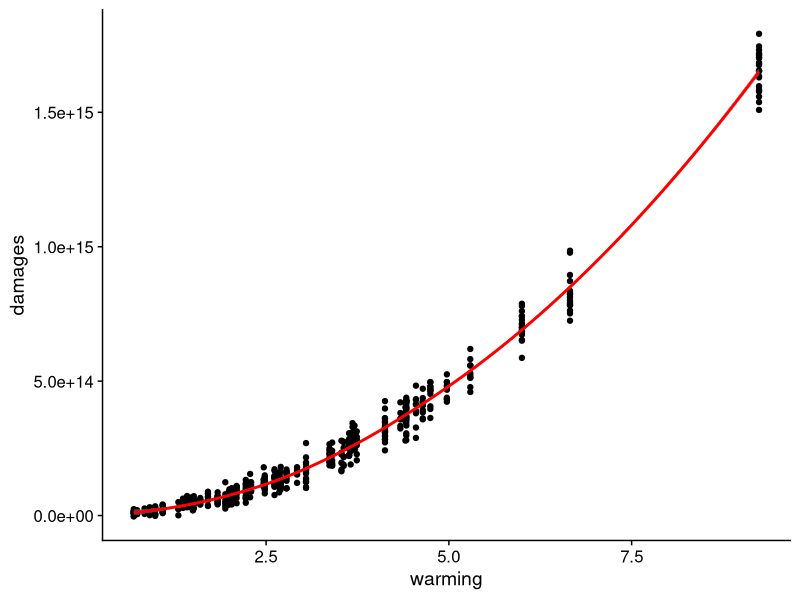
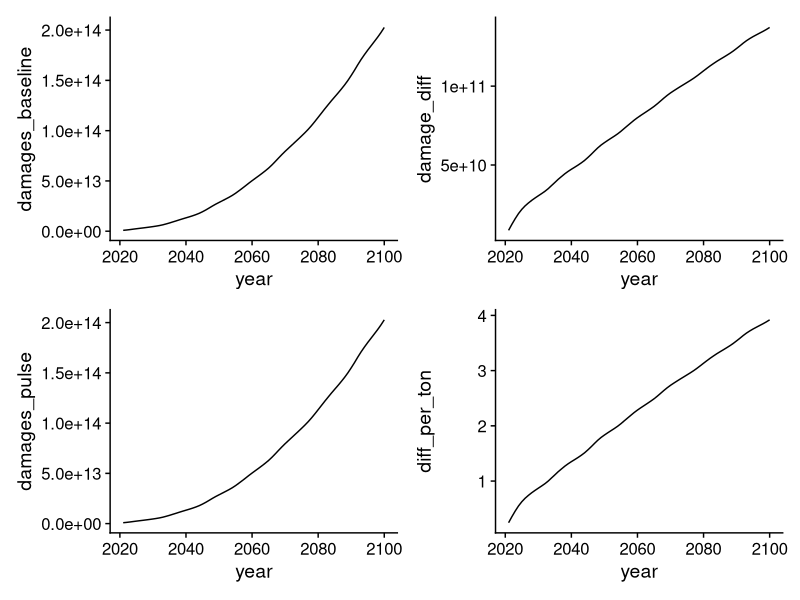
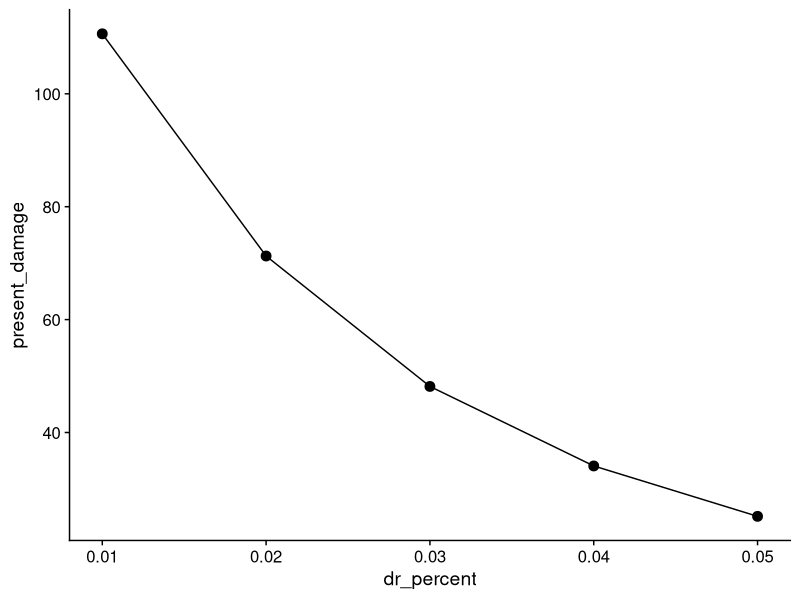
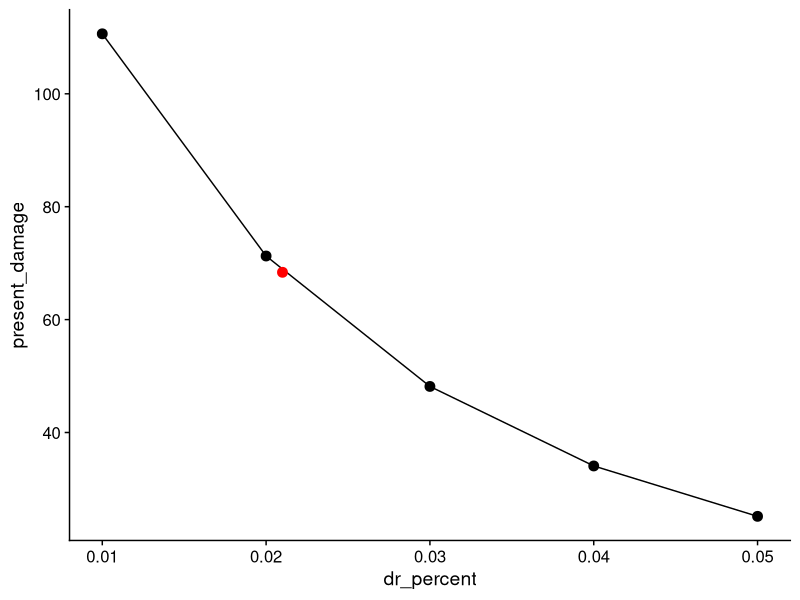

These figures' R source, in order:
## ---- chunk 1
knitr::opts_chunk$set(echo = TRUE)
library(here)
library(tidyverse)
library(dplyr)
library(cowplot)
library(patchwork)
## ---- chunk 2
#read in the data

dmg <- read.csv(here("data/damages.csv")) %>%
  mutate(warm2 = warming^2) # adding collumn for squared data for quadratic regression

wrm <- read.csv(here("data/warming.csv"))
## ---- chunk 3
data_plot <- ggplot(data = dmg, aes(x = warming, y = damages)) +
  geom_point() +
  theme_cowplot()

#simple linear model for comparison
dmg_lm <- lm(damages ~ warming, data = dmg)

#dam_lm_quadratic
dmg_lmq <- lm(damages ~ warming + warm2, data=dmg)
dmg_lmq[["coefficients"]][["(Intercept)"]] <- 0


# Compare variance accounted for by each model
summary(dmg_lm)
summary(dmg_lmq)

#plotting the data with dmg_lmq function

data_plot +
  geom_smooth(data = dmg_lmq, aes(x = warming, y = damages), color = "red")

wrm_ceof <- dmg_lmq[["coefficients"]][["warming"]]
wrm2_coef <- dmg_lmq[["coefficients"]][["warm2"]]

## ---- chunk 4
# adding in data
wrm_2 <- wrm %>% 
  mutate(damages_baseline = wrm2_coef*warming_baseline^2 + wrm_ceof*warming_baseline) %>% 
  mutate(damages_pulse = wrm2_coef*warming_pulse^2 + wrm_ceof*warming_pulse) %>% 
  mutate(damage_diff = damages_pulse-damages_baseline) %>% 
  mutate(diff_per_ton = damage_diff/35000000000)

# plotting

# baseline damages
baseline <- ggplot(data = wrm_2, aes(x=year, y=damages_baseline)) +
  geom_line() +
  theme_cowplot()

# damages pulse
pulse <- ggplot(data = wrm_2, aes(x=year, y=damages_pulse)) +
  geom_line() +
  theme_cowplot()

# difference in damages
difference <- ggplot(data = wrm_2, aes(x=year, y=damage_diff)) +
  geom_line() +
  theme_cowplot()

# differenc in damge per tone of CO2
per_ton <- ggplot(data = wrm_2, aes(x=year, y=diff_per_ton)) +
  geom_line() +
  theme_cowplot()

all_plots <- baseline/pulse | difference/per_ton
all_plots
## ---- chunk 5
# Calculating SCC for different discount rates

scc <- wrm_2 %>% 
  mutate(pv_1 = diff_per_ton/((1+.01)^X)) %>% 
  mutate(pv_2 = diff_per_ton/((1+.02)^X)) %>% 
  mutate(pv_3 = diff_per_ton/((1+.03)^X)) %>% 
  mutate(pv_4 = diff_per_ton/((1+.04)^X)) %>% 
  mutate(pv_5 = diff_per_ton/((1+.05)^X))

dr <- c(0.01, 0.02, 0.03, 0.04, 0.05)

scc_sum <- data.frame("PV_1" = sum(scc$pv_1),
                      "PV_2" = sum(scc$pv_2),
                      "PV_3" = sum(scc$pv_3),
                      "PV_4" = sum(scc$pv_4),
                      "PV_5" = sum(scc$pv_5)) %>%
  pivot_longer(cols = c(PV_1, PV_2, PV_3, PV_4, PV_5),
               names_to = "dr_percent",
               values_to = "present_damage") %>% 
  replace("dr_percent",dr)

# plot itttttt

ggplot(data = scc_sum, aes(x = dr_percent, y = present_damage)) +
  geom_point(size = 3) +
  geom_line() +
  theme_cowplot()

## ---- chunk 6
# Ramsey Rule with given values
ramsey_r <- 0.001 + 2*0.01

ramsey_r

ramsey <- wrm_2 %>% 
  mutate(pv_r = diff_per_ton/((1+0.021)^X))

dr_ramsey <- c(0.021)

scc_sum_r <- data.frame("PV_r" = sum(ramsey$pv_r)) %>%
  pivot_longer(cols = c(PV_r),
               names_to = "dr_percent",
               values_to = "present_damage") %>% 
  replace("dr_percent",dr_ramsey)

# plot itttttt

ggplot(data = scc_sum, aes(x = dr_percent, y = present_damage)) +
  geom_point(size = 3) +
  geom_line() +
  geom_point(data = scc_sum_r, color = "red", size = 3) +
  theme_cowplot()

## ---- chunk 7
# Policy A
wrm_pol_a <- wrm %>% 
  mutate(damages_baseline = wrm2_coef*warming_baseline^2 + wrm_ceof*warming_baseline) %>% 
  mutate(warming_1.5 = (warming_baseline*1.5)) %>% 
  mutate(damages_w1.5 = wrm2_coef*warming_1.5^2 + wrm_ceof*warming_1.5) %>% 
  mutate(scc_baseline = damages_baseline/((1+.02)^X)) %>% 
  mutate(scc_w1.5 = damages_w1.5/((1+.02)^X))

pol_a_basedmg <- sum(wrm_pol_a$scc_baseline)
pol_a_1.5dmg <- sum(wrm_pol_a$scc_w1.5)

pol_a_ev <- (pol_a_basedmg*0.5)+(pol_a_1.5dmg*0.5)
## ---- chunk 8
# Policy B
wrm_pol_b <- wrm %>%  
  mutate(polb_warming = warming_baseline) %>% 
  mutate(polb_warming = case_when(
    year > 2050 ~ 1.29,
    year < 2051 ~ warming_baseline)) %>% 
  mutate(damages_polb = wrm2_coef*polb_warming^2 + wrm_ceof*polb_warming) %>% 
  mutate(scc_polb = damages_polb/((1+0.02)^X))

pol_b_dmg <- sum(wrm_pol_b$scc_polb)

## ---- chunk 9
# maximum cost (X) to make Policy B worth it compared to policy A
max_cost <- pol_a_ev - pol_b_dmg
